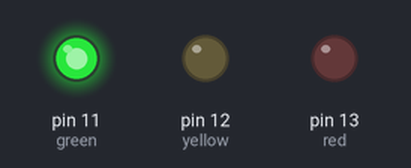
Simulated run of this sketch. Board: Arduino Uno, built with avr-gcc and run on an emulated ATmega328P. Shown: output pins drawn as LEDs (lit = HIGH).

Above: at 1.5 s.
At 4.5 s:
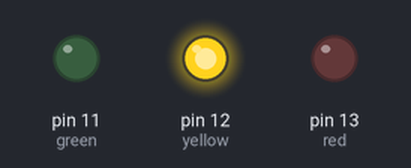
At 7.5 s:
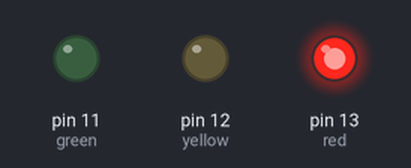
Timing chart, 0 to 15.6 s (numbered marks = the images above):
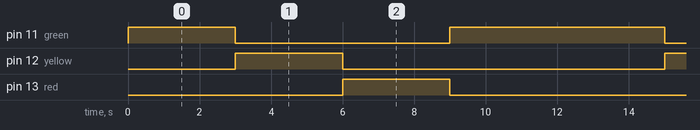

Measured:
- by itself, pin 11 (green): repeats every 12.0 s: LOW 6.0 s, HIGH 6.0 s
- by itself, pin 12 (yellow), pin 13 (red): alternates HIGH for 3.0 s and LOW for 9.0 s
- by itself, everything shown: repeats every 12.0 s, in 3 steps

The sketch:

TrafficLight.ino
```cpp
int red = 13;
int yellow = 12;
int green = 11;

void setup() {
  pinMode(red,OUTPUT);
  pinMode(yellow,OUTPUT);
  pinMode(green,OUTPUT);
}

void loop() {
  digitalWrite(green,HIGH);
  digitalWrite(yellow,LOW);
  delay(3000);

  digitalWrite(green,LOW);
  digitalWrite(yellow,HIGH);
  delay(3000);

  digitalWrite(yellow,LOW);
  digitalWrite(red,HIGH);
  delay(3000);

  digitalWrite(red,LOW);
  digitalWrite(green,HIGH);
  delay(3000);
}
```
